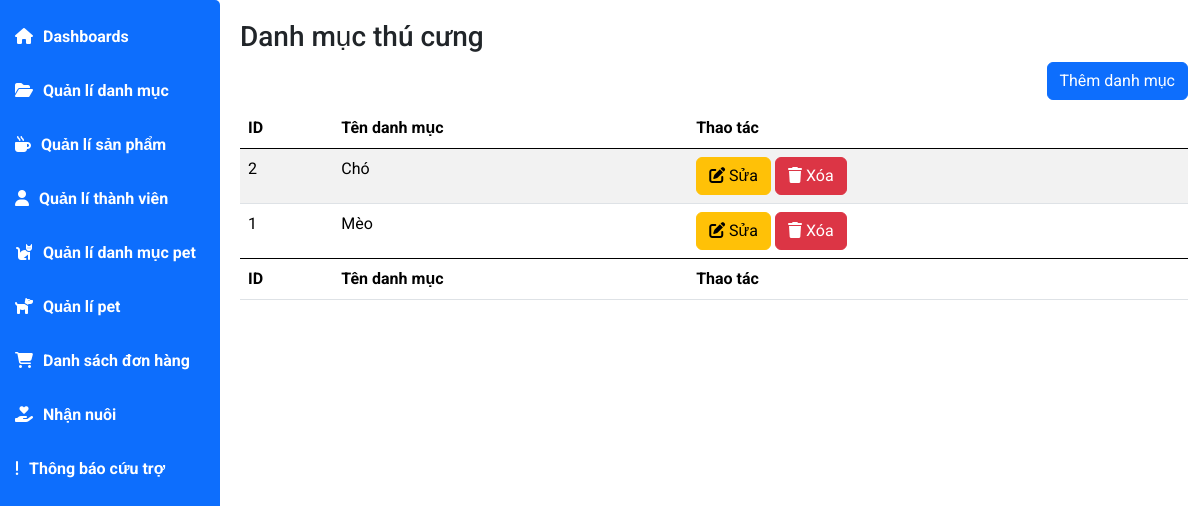
/admin/index.php?act=listdmpet, run on the app's committed database.
### tables this page shows
CREATE TABLE `tbl_danhmuc_pet` (
  `idDanhMucPet` int(11) NOT NULL,
  `tenDanhMucPet` varchar(255) NOT NULL
);

### model/pdo.php (called while the page is built, shortened)
<?php
function pdo_get_connection(){
    $dburl = "mysql:host=localhost;dbname=dacs2;charset=utf8";
    $username = 'root';
    $password = '';
    $conn = new PDO($dburl, $username, $password);
    $conn->setAttribute(PDO::ATTR_ERRMODE, PDO::ERRMODE_EXCEPTION);
    return $conn;
}
function pdo_query($sql){
    $sql_args = array_slice(func_get_args(), 1);
    try{
        $conn = pdo_get_connection();
        $stmt = $conn->prepare($sql);
        $stmt->execute($sql_args);
        $rows = $stmt->fetchAll();
        return $rows;
    }
    catch(PDOException $e){
        throw $e;
    }
    finally{
        unset($conn);
    }
}

### model/danhmucpet.php (called while the page is built, shortened)
<?php
function loadall_danhmucpet(){
    $sql="SELECT * FROM tbl_danhmuc_pet ORDER BY idDanhMucPet DESC";
    $listdanhmuc=pdo_query($sql);
    return $listdanhmuc;
}
?>

### admin/view/danhmucpet/list.php (the view, shortened to what this page needs)
<div class="main-content">
                <h3 class="title-page">
                    Danh mục thú cưng
                </h3>
                <div class="d-flex justify-content-end">
                    <a href="index.php?act=adddmpetform" class="btn btn-primary mb-2">Thêm danh mục</a>
                </div>
                <table id="example" class="table table-striped" style="width:100%">
                    <thead>
                        <tr>
                            <th>ID</th>
                            <th>Tên danh mục </th>
                            <th>Thao tác</th>
                        </tr>
                    </thead>
                    <tbody>
                        <?php
                            foreach ($listdanhmucpet as $danhmuc) {
                                extract($danhmuc);
                                $suadm="index.php?act=suadmpet&id=".$idDanhMucPet;
                                $xoadm="index.php?act=xoadmpet&id=".$idDanhMucPet;
                                echo '<tr>
                                        <td>'.$idDanhMucPet.'</td>
                                        <td>'.$tenDanhMucPet.'</td>
                                        <td>
                                            <a href="'.$suadm.'" class="btn btn-warning"><i
                                                    class="fa-solid fa-pen-to-square"></i> Sửa</a>
                                            <a href="'.$xoadm.'" class="btn btn-danger"><i
                                                    class="fa-solid fa-trash"></i> Xóa</a>
                                        </td>
                                    </tr>';
                            }
                        ?>
                    </tbody>
                    <tfoot>
                        <tr>
                            <th>ID</th>
                            <th>Tên danh mục </th>
                            <th>Thao tác</th>
                        </tr>
                    </tfoot>
                </table>
            </div>
        </div>
    </div>

### admin/view/assets/css/main.css (style rules this page uses)
* { padding: 0; margin: 0; box-sizing: border-box; font-family: 'Roboto', sans-serif; }
body { background-color: #e6e6e6; }
.main-content { padding-left: 240px; padding-bottom: 20px; }
.main-content .title-page { padding-top: 20px; }

### data on the page
tbl_danhmuc_pet: idDanhMucPet "2", tenDanhMucPet "Chó"
tbl_danhmuc_pet: idDanhMucPet "1", tenDanhMucPet "Mèo"
